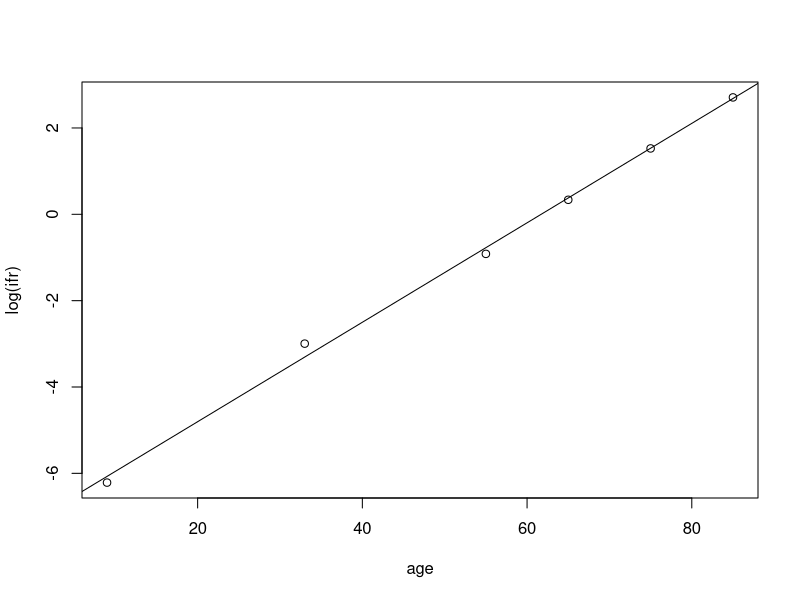

Source code (R):
## Age vs IFR
## Using this to construct IFR per age block

age = c(9, 33, 55,65,75,85)
ifr = c(0.002, 0.05, 0.4,1.4,4.6,15)
plot(age,log(ifr))
abline(lm(log(ifr) ~ age))

## Suggests a linear fit on log-scale 
fit <- lm(log(ifr) ~ age)


## Age Ranges
lower_age = c(0,40,50,60,70, 80)
upper_age = c(39,49,59,69,79,90)
mean_ifr = vector(length = length(lower_age))

for (i in 1:length(lower_age)) {
  log_ifr = predict(fit, newdata = data.frame(age = seq(lower_age[i], upper_age[i], length.out = 100)) )
  pred_ifr = exp(log_ifr)
  mean_ifr[i] = mean(pred_ifr)
}

print(mean_ifr)
